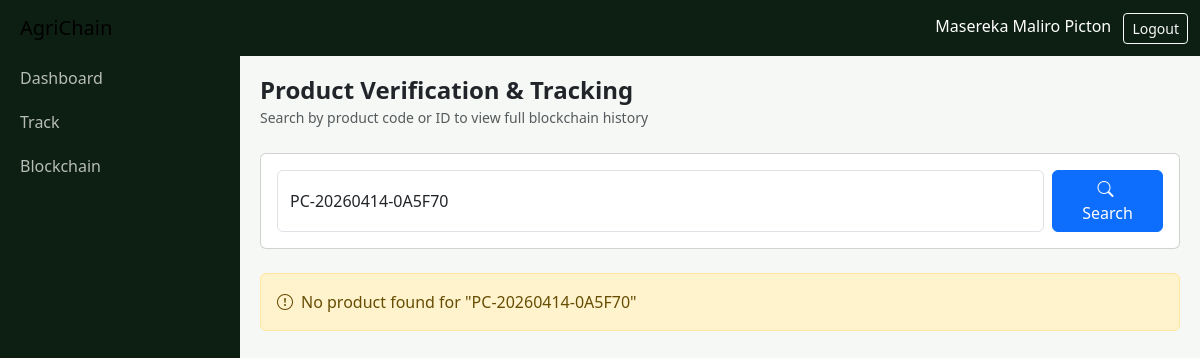
Page /track?q=PC-20260414-0A5F70 (signed in) on the earlier database version.
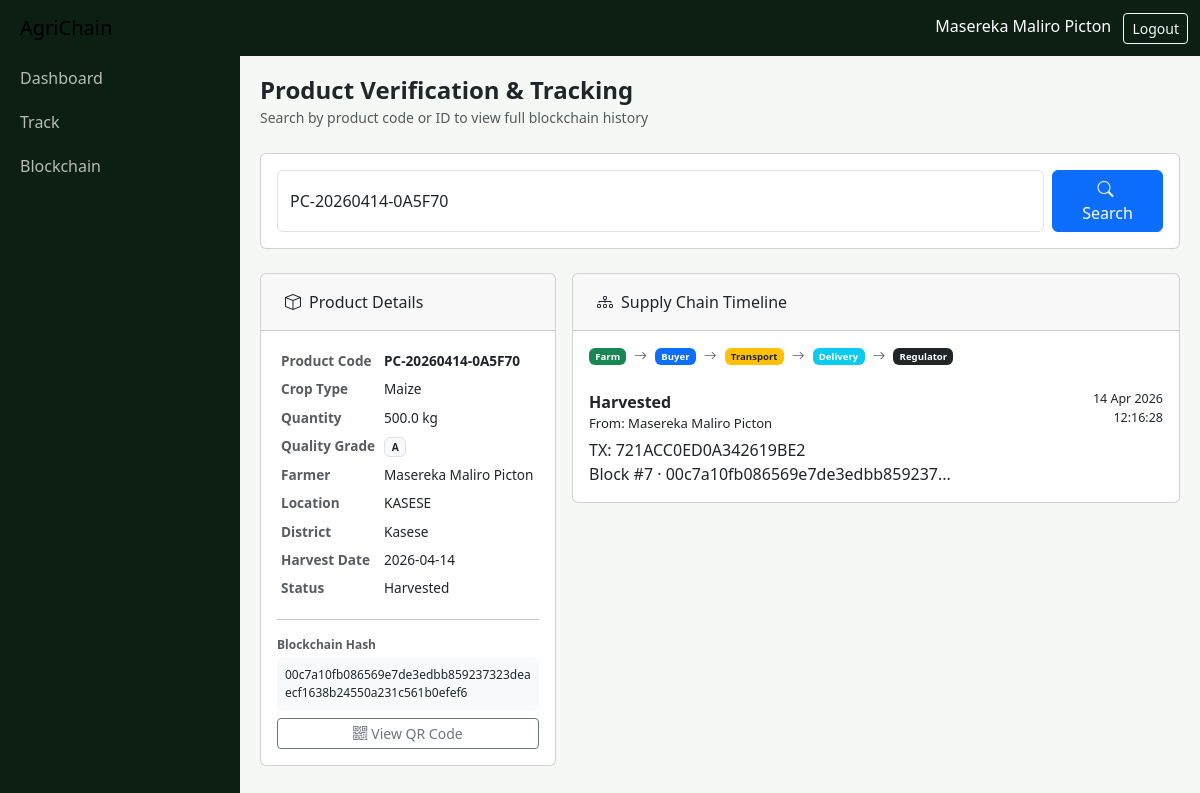
Same page on the later database version.
### models.py (models this page shows, shortened)
class User(db.Model):
    __tablename__ = 'users'
    id = db.Column(db.Integer, primary_key=True)
    name = db.Column(db.String(100), nullable=False)
    email = db.Column(db.String(120), unique=True, nullable=False)
    password = db.Column(db.String(256), nullable=False)
    role = db.Column(db.String(20), nullable=False)
    is_active = db.Column(db.Boolean, default=True)
    phone = db.Column(db.String(20))
    location = db.Column(db.String(100))
    created_at = db.Column(db.DateTime, default=datetime.utcnow)
    products = db.relationship('Product', backref='farmer', lazy=True, foreign_keys='Product.farmer_id')

class Product(db.Model):
    __tablename__ = 'products'
    id = db.Column(db.Integer, primary_key=True)
    product_code = db.Column(db.String(20), unique=True, nullable=False)
    crop_type = db.Column(db.String(50), nullable=False)
    quantity = db.Column(db.Float, nullable=False)
    unit = db.Column(db.String(20), default='kg')
    location = db.Column(db.String(100))
    district = db.Column(db.String(100), default='Kasese')
    harvest_date = db.Column(db.Date)
    quality_grade = db.Column(db.String(10), default='A')
    status = db.Column(db.String(30), default='harvested')
    farmer_id = db.Column(db.Integer, db.ForeignKey('users.id'), nullable=False)
    current_owner_id = db.Column(db.Integer, db.ForeignKey('users.id'))
    blockchain_hash = db.Column(db.String(64))
    is_flagged = db.Column(db.Boolean, default=False)
    is_approved = db.Column(db.Boolean, default=False)
    notes = db.Column(db.Text)
    image_data = db.Column(db.Text, nullable=True)
    created_at = db.Column(db.DateTime, default=datetime.utcnow)
    updated_at = db.Column(db.DateTime, default=datetime.utcnow, onupdate=datetime.utcnow)
    current_owner = db.relationship('User', foreign_keys=[current_owner_id])
    transactions = db.relationship('Transaction', backref='product', lazy=True)

class Transaction(db.Model):
    __tablename__ = 'transactions'
    id = db.Column(db.Integer, primary_key=True)
    tx_id = db.Column(db.String(64), unique=True, nullable=False)
    product_id = db.Column(db.Integer, db.ForeignKey('products.id'), nullable=False)
    action = db.Column(db.String(50), nullable=False)
    sender_id = db.Column(db.Integer, db.ForeignKey('users.id'))
    receiver_id = db.Column(db.Integer, db.ForeignKey('users.id'))
    block_index = db.Column(db.Integer)
    block_hash = db.Column(db.String(64))
    previous_hash = db.Column(db.String(64))
    payload = db.Column(db.Text)
    notes = db.Column(db.Text)
    timestamp = db.Column(db.DateTime, default=datetime.utcnow)
    sender = db.relationship('User', foreign_keys=[sender_id])
    receiver = db.relationship('User', foreign_keys=[receiver_id])

### routes.py (the view)
@main_bp.route('/track')
@login_required
def track_product():
    query = request.args.get('q', '')
    product = None
    transactions = []
    if query:
        product = Product.query.filter(
            (Product.product_code == query) |
            (Product.id == query if query.isdigit() else False)
        ).first()
        if product:
            transactions = Transaction.query.filter_by(product_id=product.id).order_by(Transaction.timestamp).all()
    return render_template('track.html', product=product, transactions=transactions, query=query)

### routes.py (called while the page is built)
def login_required(f):
    @wraps(f)
    def decorated(*args, **kwargs):
        if 'user_id' not in session:
            return redirect(url_for('auth.login'))
        return f(*args, **kwargs)
    return decorated

### templates/track.html (shortened to what the changed rows need)
{% extends "base.html" %}
{% block content %}
<div class="mb-4">
  <h4 class="fw-bold mb-0">Product Verification & Tracking</h4>
  <small class="text-muted">Search by product code or ID to view full blockchain history</small>
</div>
<div class="card p-3 mb-4">
  <form method="GET" action="/track" class="d-flex gap-2">
  </form>
</div>
{% if query and not product %}
<div class="alert alert-warning"><i class="bi bi-exclamation-circle me-2"></i>No product found for "{{ query }}"</div>
{% endif %}
{% if product %}
<div class="row g-3">
  <div class="col-lg-4">
    <div class="card">
      <div class="card-header py-3 px-4">
        <i class="bi bi-box me-2"></i>Product Details
      </div>
      <div class="card-body">
        <table class="table table-sm table-borderless mb-0" style="font-size:0.85rem">
          <tr><td class="text-muted fw-semibold">Product Code</td><td class="fw-bold">{{ product.product_code }}</td></tr>
          <tr><td class="text-muted fw-semibold">Crop Type</td><td>{{ product.crop_type }}</td></tr>
          <tr><td class="text-muted fw-semibold">Quantity</td><td>{{ product.quantity }} kg</td></tr>
          <tr><td class="text-muted fw-semibold">Quality Grade</td><td><span class="badge bg-light text-dark border">{{ product.quality_grade }}</span></td></tr>
          <tr><td class="text-muted fw-semibold">Farmer</td><td>{{ product.farmer.name }}</td></tr>
          <tr><td class="text-muted fw-semibold">Location</td><td>{{ product.location }}</td></tr>
          <tr><td class="text-muted fw-semibold">District</td><td>{{ product.district }}</td></tr>
          <tr><td class="text-muted fw-semibold">Harvest Date</td><td>{{ product.harvest_date }}</td></tr>
          <tr><td class="text-muted fw-semibold">Status</td><td><span class="badge-status badge-{{ product.status }}">{{ product.status.replace('_',' ').title() }}</span></td></tr>
        </table>
        <hr>
        <div style="font-size:0.75rem">
          <div class="text-muted fw-semibold mb-1">Blockchain Hash</div>
          <div class="hash-text bg-light p-2 rounded">{{ product.blockchain_hash or 'N/A' }}</div>
        </div>
        <div class="mt-2">
          <a href="/qr/{{ product.product_code }}" class="btn btn-sm btn-outline-secondary w-100"><i class="bi bi-qr-code me-1"></i>View QR Code</a>
        </div>
      </div>
    </div>
  </div>
  <div class="col-lg-8">
    <div class="card">
      <div class="card-header py-3 px-4"><i class="bi bi-diagram-3 me-2"></i>Supply Chain Timeline</div>
      <div class="card-body">
        <div class="d-flex align-items-center gap-2 mb-4 flex-wrap" style="font-size:0.8rem">
          <span class="badge bg-success">Farm</span>
          <i class="bi bi-arrow-right text-muted"></i>
          <span class="badge bg-primary">Buyer</span>
          <i class="bi bi-arrow-right text-muted"></i>
          <span class="badge bg-warning text-dark">Transport</span>
          <i class="bi bi-arrow-right text-muted"></i>
          <span class="badge bg-info">Delivery</span>
          <i class="bi bi-arrow-right text-muted"></i>
          <span class="badge bg-dark">Regulator</span>
        </div>
        <div class="timeline">
          {% for tx in transactions %}
          <div class="timeline-item">
            <div class="d-flex justify-content-between align-items-start">
              <div>
                <div class="fw-semibold">{{ tx.action.replace('_',' ').title() }}</div>
                <div style="font-size:0.82rem;color:var(--text-muted)">
                  From: {{ tx.sender.name if tx.sender else 'System' }}
                </div>
                <div class="hash-text mt-1">TX: {{ tx.tx_id }}</div>
                <div class="hash-text">Block #{{ tx.block_index }} · {{ tx.block_hash[:30] if tx.block_hash else '' }}...</div>
              </div>
              <div class="text-end" style="font-size:0.78rem;color:var(--text-muted);white-space:nowrap">
                {{ tx.timestamp.strftime('%d %b %Y') }}<br>{{ tx.timestamp.strftime('%H:%M:%S') }}
              </div>
            </div>
          </div>
          {% else %}
          <p class="text-muted">No transactions recorded yet.</p>
          {% endfor %}
        </div>
      </div>
    </div>
  </div>
</div>
{% endif %}
{% endblock %}

### templates/base.html (shortened to what this page needs)
<!DOCTYPE html>
<html lang="en">
<head>
<link href="https://cdn.jsdelivr.net/npm/bootstrap@5.3.0/dist/css/bootstrap.min.css" rel="stylesheet">
<link href="https://cdn.jsdelivr.net/npm/bootstrap-icons@1.11.0/font/bootstrap-icons.css" rel="stylesheet">
</head>
<body>
<nav class="navbar navbar-expand-lg sticky-top">
  <div class="container-fluid">
    <a class="navbar-brand ms-2" href="/">AgriChain</a>
    <div class="ms-auto">
      {% if session.user_id %}
        <span class="text-white me-2">{{ session.user_name }}</span>
        <a href="/auth/logout" class="btn btn-sm btn-outline-light">Logout</a>
      {% else %}
        <a href="/auth/login" class="btn btn-sm btn-outline-light">Login</a>
        <a href="/auth/register" class="btn btn-sm btn-warning">Register</a>
      {% endif %}
    </div>
  </div>
</nav>
{% if session.user_id %}
<div id="sidebar" class="sidebar">
  <a href="/farmer/dashboard" class="nav-link">Dashboard</a>
  <a href="/track" class="nav-link">Track</a>
  <a href="/blockchain_explorer" class="nav-link">Blockchain</a>
</div>
{% endif %}
<div class="{% if session.user_id %}main-content{% else %}container py-4{% endif %}">
  {% block content %}{% endblock %}
</div>
</body>
</html>

Differences in the rows shown:
now on this page (row unchanged): User: user_name "Masereka Maliro Picton", farmer.name "Masereka Maliro Picton"
added Product: product_code "PC-20260414-0A5F70", crop_type "Maize", quantity "500.0", quality_grade "A", location "KASESE", district "Kasese", harvest_date "2026-04-14", status.replace "Harvested", blockchain_hash "00c7a10fb086569e7de3edbb859237323deaecf1638b24550a231c561b0efef6"
added Transaction: action.replace "Harvested", sender "Masereka Maliro Picton", tx_id "721ACC0ED0A342619BE2", block_index "7", block_hash "00c7a10fb086569e7de3edbb859237", timestamp "14 Apr 2026", timestamp "12:16:28"
Other differences:
{{ session.user_name }}: "Masereka Maliro Picton" → (not shown)
{{ query }}: "PC-20260414-0A5F70" → (not shown)
text no longer shown: "No product found for \" \""
text now shown: "Product Details Product Code Crop Type Quantity kg Quality Grade Farmer Location District Harvest Date Status Blockchain Hash View QR Code Supply Chain Timeline Farm Buyer Transport Delivery Regulator"
